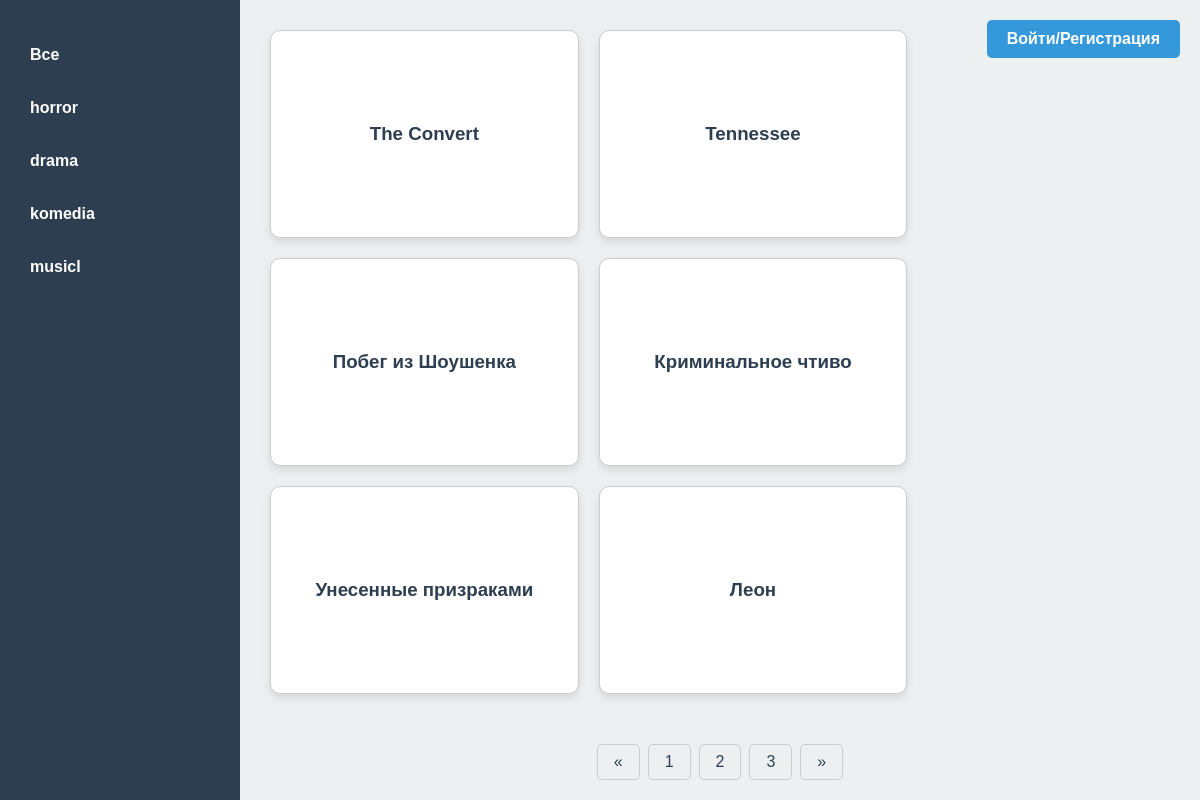
Page /drama/ on the committed database.
### main/models.py (models this page shows)
class Genr(models.Model):
    genr = models.CharField(max_length=30)
    slug = models.SlugField(max_length=200)
    def __str__(self):
        return self.genr

class Movie(models.Model):
    name = models.CharField(max_length=50)
    slug = models.SlugField(max_length=200)
    year = models.IntegerField(max_length=4)
    during = models.IntegerField(max_length=10)
    grade = models.IntegerField(max_length=2)
    description = models.TextField()
    category = models.ForeignKey(to=Genr, on_delete=models.PROTECT)
    class Meta():
        ordering = ('id',)
    def __str__(self):
        return self.name

### main/views.py (the view)
# urls.py: path('',views.index,name='glavni'),
def index(request,genr='all',page_nm=1):
    if request.user.is_authenticated:
        is_auth = True
        username = request.user.username
    else:
        username = ''
        is_auth = False
    if genr == 'all':
        movie = Movie.objects.all()
    else:
        horror_category = Genr.objects.get(genr=genr)
        movie = Movie.objects.filter(category=horror_category)
    paginator = Paginator(movie,6)
    current_page = paginator.page(page_nm)
    genrs = Genr.objects.all()
    context = {'movies':current_page,
               'genrs':genrs,
               'page_nm':paginator,
               'genr':genr,
               'username':username,
               'is_auth':is_auth}
    return render(request,'main/main.html', context)

### templates/main/main.html (shortened to what this page needs)
<!DOCTYPE html>
<html lang="ru">
<head>
</head>
<body>
    <div class="sidebar">
        <ul>
            <li><a href="/">Все</a></li>
            {% for genr in genrs %}
            <li><a href="{% url 'movie_genr' genr=genr %}">{{ genr }}</a></li>
            {% endfor %}
        </ul>
    </div>
    <div class="content-wrapper">
        {%if not is_auth%}
        <a href="{% url 'login' %}" class="login-button">Войти/Регистрация</a>
        {%else%}
        <a href="{%url 'logout'%}" class="login-button">Выйти</a>
        <h2 class="user_name">Привет, {{username}}</h2>
        {%endif%}
        <div class="main-content">
            {% for movie in movies %}
            <div class="movie-card">
                <a href="{% url 'movie_detail' genr=movie.category.slug moox=movie.slug  %}"><h3>{{movie}}</h3></a>
            </div>
            {% endfor %}
        </div>
        <div class="pagination">
            <a href="#" >&laquo;</a>
            {%for page in page_nm.page_range%}
            <a href="{% url 'movie_genr' genr=genr page_nm=page %}">{{page}}</a>
            {%endfor%}
            <a href="#">&raquo;</a>
        </div>
    </div>
</body>
</html>

### templates/main/main.html (style rules this page uses)
body { font-family: Arial, sans-serif; display: flex; flex-direction: column; margin: 0; padding: 0; min-height: 100vh; }
.sidebar { width: 20%; background-color: #2c3e50; padding: 20px; color: white; height: 100vh; position: fixed; }
.sidebar ul { list-style-type: none; padding: 0; }
.sidebar ul li { margin: 15px 0; }
.sidebar ul li a { text-decoration: none; color: white; font-weight: bold; display: block; padding: 10px; border-radius: 5px; transition: background-color 0.3s ease; }
.content-wrapper { margin-left: 20%; width: 80%; display: flex; flex-direction: column; background-color: #ecf0f1; flex: 1; position: relative; }
.login-button { position: absolute; top: 20px; right: 20px; background-color: #3498db; color: white; padding: 10px 20px; border-radius: 5px; text-decoration: none; font-weight: bold; transition: background-color 0.3s ease; }
.main-content { padding: 20px; display: flex; flex-wrap: wrap; background-color: #ecf0f1; flex: 1; }
.movie-card { border: 1px solid #ccc; border-radius: 10px; padding: 20px; margin: 10px; width: calc(33.333% - 40px); background-color: white; box-shadow: 0 4px 8px rgba(0, 0, 0, 0.1); cursor: pointer; transition: transform 0.3s ease, box-shadow 0.3s ease; position: relative; }
.movie-card a { text-decoration: none; color: #2c3e50; position: absolute; top: 0; left: 0; width: 100%; height: 100%; display: flex; justify-content: center; align-items: center; z-index: 1; padding: 20px; box-sizing: border-box; }
.movie-card h3 { margin: 0; z-index: 2; }
.pagination { display: flex; justify-content: center; padding: 20px; background-color: #ecf0f1; }
.pagination a { color: #2c3e50; padding: 8px 16px; text-decoration: none; border: 1px solid #ccc; margin: 0 4px; border-radius: 5px; transition: background-color 0.3s ease, color 0.3s ease; }

### rows in the picture
Genr: genr "horror"
Genr: genr "drama"
Genr: genr "komedia"
Genr: genr "musicl"
Movie: name "The Convert"
Movie: name "Tennessee"
Movie: name "Побег из Шоушенка"
Movie: name "Криминальное чтиво"
Movie: name "Унесенные призраками"
Movie: name "Леон"

### other values in the picture
{{ page }} "1" "2" "3"
